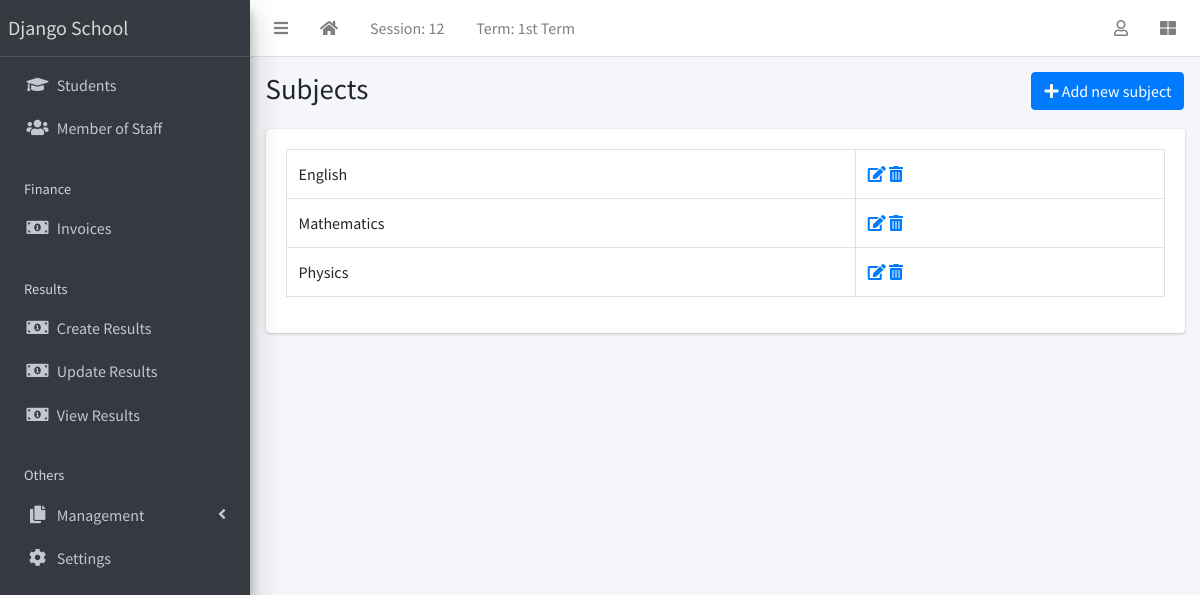
The app's page /subject/list/ (signed in) with its own data.
### apps/corecode/models.py (models this page shows, shortened)
class AcademicSession(models.Model):
    name = models.CharField(max_length=200, unique=True)
    current = models.BooleanField(default=True)
    class Meta:
        ordering = ["-name"]

class AcademicTerm(models.Model):
    name = models.CharField(max_length=20, unique=True)
    current = models.BooleanField(default=True)
    class Meta:
        ordering = ["name"]

class SiteConfig(models.Model):
    key = models.SlugField()
    value = models.CharField(max_length=200)

class Subject(models.Model):
    name = models.CharField(max_length=200, unique=True)
    class Meta:
        ordering = ["name"]
    def __str__(self):
        return self.name

### apps/corecode/views.py (the view)
# urls.py: path("subject/list/", SubjectListView.as_view(), name="subjects"),
class SubjectListView(LoginRequiredMixin, SuccessMessageMixin, ListView):
    model = Subject
    template_name = "corecode/subject_list.html"
    def get_context_data(self, **kwargs):
        context = super().get_context_data(**kwargs)
        context["form"] = SubjectForm()
        return context

### apps/corecode/context_processors.py (called while the page is built)
def site_defaults(request):
    current_session = AcademicSession.objects.get(current=True)
    current_term = AcademicTerm.objects.get(current=True)
    vals = SiteConfig.objects.all()
    contexts = {
        "current_session": current_session.name,
        "current_term": current_term.name,
    }
    for val in vals:
        contexts[val.key] = val.value
    return contexts

### apps/corecode/templates/corecode/subject_list.html (shortened to what this page needs)
{% extends 'base.html' %}
{% load widget_tweaks %}
{% block title %}
Subjects
{% endblock title %}
{% block breadcrumb %}
  <a class="btn btn-primary" href="#" data-toggle="modal" data-target="#modal1">
    <i class="fa fa-plus"></i>
    Add new subject
  </a>
{% endblock breadcrumb %}
{% block content %}
  <div class="row">
    <div class="col-sm-12">
        <table class="table table-bordered">
          <tbody>
            {% for object in object_list %}
            <tr>
              <td>{{ object }}</td>
              <td><a href="{% url 'subject-update' object.id %}"><i
                    class="fa fa-edit"></i></a> <a
                  href="{% url 'subject-delete' object.id %}"><i
                    class="fa fa-trash-alt"></i></a></td>
            </tr>
            {% endfor %}
          </tbody>
        </table>
    </div>
  </div>
{% endblock content %}

### templates/base.html (shortened to what this page needs)
{% load static %}
<!DOCTYPE html>
<html lang="en">
<head>
  <link rel="stylesheet" href="{% static 'plugins/fontawesome-free/css/all.min.css' %}">
  <link rel="stylesheet" href="{% static 'plugins/toastr/toastr.min.css' %}">
  <link rel="stylesheet"
    href="{% static 'plugins/overlayScrollbars/css/OverlayScrollbars.min.css' %}">
  <link rel="stylesheet" href="{% static 'plugins/Datatables/datatables.min.css' %}" />
  <link rel="stylesheet" href="{% static 'dist/css/adminlte.min.css' %}">
</head>
<body
  class="hold-transition sidebar-mini layout-fixed layout-navbar-fixed layout-footer-fixed">
  <div class="wrapper">
    <nav class="main-header navbar navbar-expand navbar-white navbar-light">
      <ul class="navbar-nav">
        <li class="nav-item">
          <a class="nav-link" data-widget="pushmenu" href="#" role="button"><i
              class="fas fa-bars"></i></a>
        </li>
        <li class="nav-item d-none d-sm-inline-block">
          <a href="{% url 'home' %} " class="nav-link"><i class="fa fa-home"></i></a>
        </li>
        <li class="nav-item d-none d-sm-inline-block">
          <a href="{% url 'current-session' %}" class="nav-link">Session: {{ current_session }}</a>
        </li>
        <li class="nav-item d-none d-sm-inline-block">
          <a href="{% url 'current-session' %}" class="nav-link">Term: {{ current_term }}</a>
        </li>
      </ul>
      <ul class="navbar-nav ml-auto">
        <li class="nav-item dropdown">
          <a class="nav-link" data-toggle="dropdown" href="#">
            <i class="far fa-user"></i>
          </a>
        </li>
        <li class="nav-item">
          <a class="nav-link" data-widget="control-sidebar" data-slide="true"
            href="#" role="button"><i class="fas fa-th-large"></i></a>
        </li>
      </ul>
    </nav>
    <aside class="main-sidebar sidebar-dark-primary elevation-4">
      <a href="{% url 'home' %}" class="brand-link">{{ school_name | default:"MySchool" }}</a>
      <div class="sidebar">
        <nav class="mt-2">
          <ul class="nav nav-pills nav-sidebar flex-column"
            data-widget="treeview" role="menu" data-accordion="false">
            <li class="nav-item">
              <a href="{% url 'student-list' %}" class="nav-link">
                <i class="nav-icon fas fa-graduation-cap"></i>
                <p>
                  Students
                </p>
              </a>
            </li>
            <li class="nav-item">
              <a href="{% url 'staff-list' %}" class="nav-link">
                <i class="nav-icon fas fa-users"></i>
                <p>
                  Member of Staff
                </p>
              </a>
            </li>
            <li class="nav-header">Finance</li>
            <li class="nav-item">
              <a href="{% url 'invoice-list' %}" class="nav-link">
                <i class="nav-icon fas fa-money-bill-alt"></i>
                <p>
                  Invoices
                </p>
              </a>
            </li>
            <li class="nav-header">Results</li>
            <li class="nav-item">
              <a href="{% url 'create-result' %}" class="nav-link">
                <i class="nav-icon fas fa-money-bill-alt"></i>
                <p>
                  Create Results
                </p>
              </a>
            </li>
            <li class="nav-item">
              <a href="{% url 'edit-results' %}" class="nav-link">
                <i class="nav-icon fas fa-money-bill-alt"></i>
                <p>
                  Update Results
                </p>
              </a>
            </li>
            <li class="nav-item">
              <a href="{% url 'view-results' %}" class="nav-link">
                <i class="nav-icon fas fa-money-bill-alt"></i>
                <p>
                  View Results
                </p>
              </a>
            </li>
            <li class="nav-header">Others</li>
            <li class="nav-item has-treeview">
              <a href="#" class="nav-link">
                <i class="nav-icon fas fa-copy"></i>
                <p>
                  Management
                  <i class="fas fa-angle-left right"></i>
                </p>
              </a>
            </li>
            <li class="nav-item">
              <a href="{% url 'configs' %}" class="nav-link">
                <i class="nav-icon fas fa-cog"></i>
                <p>
                  Settings
                </p>
              </a>
            </li>
          </ul>
        </nav>
      </div>
    </aside>
    <div class="content-wrapper">
      <section class="content-header">
        <div class="container-fluid">
          <div class="row mb-1">
            <div class="col-sm-8">
              <h1>{% block title %}{% endblock title %}</h1>
            </div>
            <div class="col-sm-4">
              <ol class="breadcrumb float-sm-right">
                <li class="breadcrumb-item">{% block breadcrumb %}{% endblock breadcrumb %}</li>
              </ol>
            </div>
          </div>
        </div>
      </section>
      <section class="content">
        <div class="container-fluid">
          <div class="row">
            <div class="col-md-12">
              {% block fullcard %}
              <div class="card">
                <div class="card-body">
                  <div class="row">
                    <div class="col">
                      {% block content %}
                      {% endblock content %}
                    </div>
                  </div>
                </div>
              </div>
              {% endblock fullcard %}
            </div>
          </div>
        </div>
      </section>
    </div>
  </div>
</body>
</html>

### records on screen
AcademicSession: name "12"
AcademicTerm: name "1st Term"
SiteConfig: value "Django School"
Subject: name "English"
Subject: name "Mathematics"
Subject: name "Physics"
